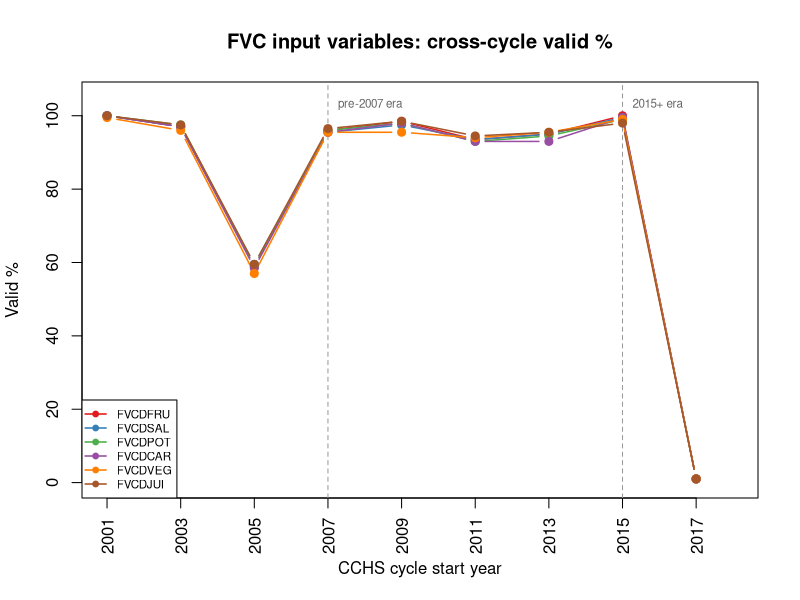
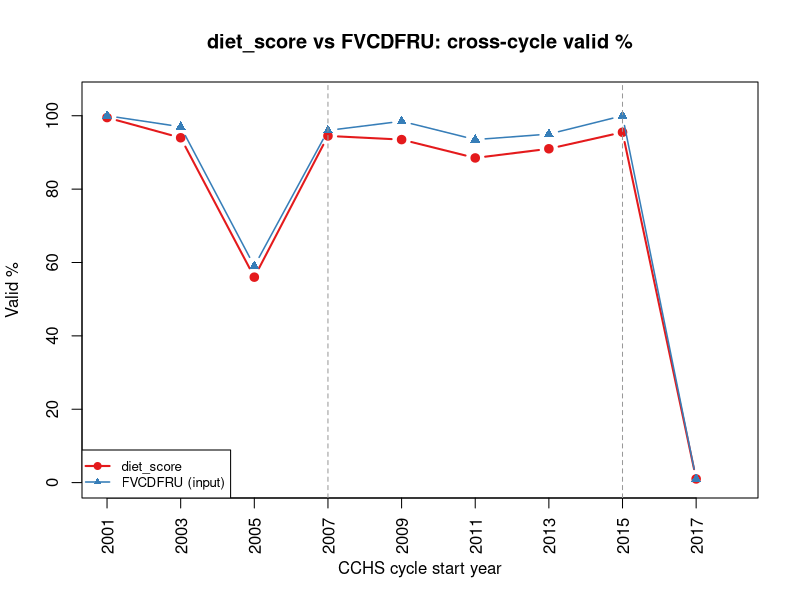
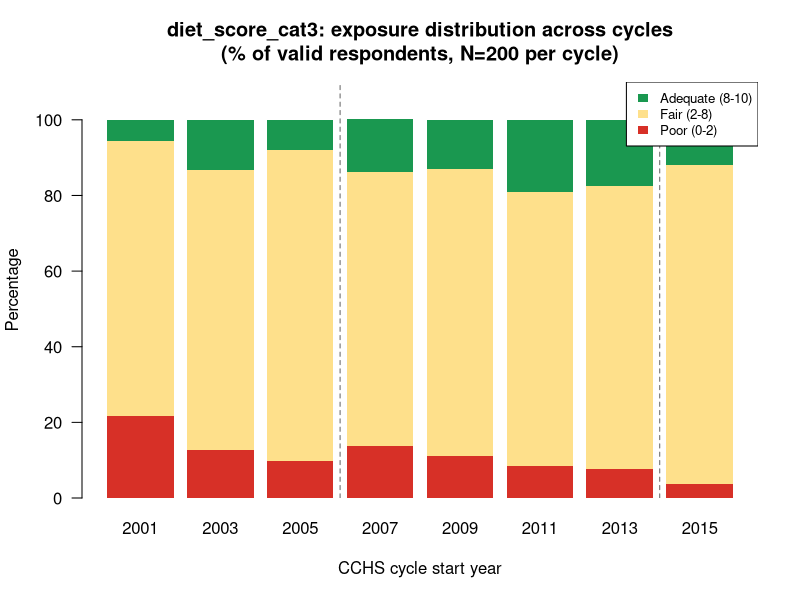

Generate these figures, in order, with R:
## ---- chunk 1
#| label: setup
#| message: false
#| warning: false

results <- read.csv("diet-pumf-integration-test.csv", stringsAsFactors = FALSE)

# Extract start year from cycle name for x-axis
results$year <- as.numeric(gsub("cchs(\\d{4}).*", "\\1", results$cycle))

# Keep only the main biennial cycles (drop annual: 2010, 2012, 2014)
main_cycles <- c("cchs2001_p", "cchs2003_p", "cchs2005_p",
                 "cchs2007_2008_p", "cchs2009_2010_p",
                 "cchs2011_2012_p", "cchs2013_2014_p",
                 "cchs2015_2016_p", "cchs2017_2018_p")
main <- results[results$cycle %in% main_cycles, ]
## ---- chunk 2
#| label: fig-fvc-valid-pct
#| fig-cap: "Valid % for FVC input variables across CCHS PUMF cycles"
#| fig-width: 9
#| fig-height: 5

fvc_vars <- c("FVCDFRU", "FVCDSAL", "FVCDPOT", "FVCDCAR", "FVCDVEG", "FVCDJUI")
fvc_colours <- c("#e41a1c", "#377eb8", "#4daf4a", "#984ea3", "#ff7f00", "#a65628")

plot(NULL, xlim = c(2001, 2018), ylim = c(0, 105),
     xlab = "CCHS cycle start year", ylab = "Valid %",
     main = "FVC input variables: cross-cycle valid %",
     xaxt = "n")
axis(1, at = unique(main$year), labels = unique(main$year), las = 2)

# Era boundary reference lines
abline(v = 2007, lty = 2, col = "grey60")
abline(v = 2015, lty = 2, col = "grey60")
text(2007, 103, "pre-2007 era", pos = 4, cex = 0.7, col = "grey40")
text(2015, 103, "2015+ era", pos = 4, cex = 0.7, col = "grey40")

for (i in seq_along(fvc_vars)) {
  v <- fvc_vars[i]
  d <- main[main$variable == v, ]
  d <- d[order(d$year), ]
  lines(d$year, d$valid_pct, type = "b", pch = 19, col = fvc_colours[i], lwd = 1.5)
}

legend("bottomleft", legend = fvc_vars, col = fvc_colours,
       lwd = 1.5, pch = 19, cex = 0.7, bg = "white")
## ---- chunk 3
#| label: fig-diet-score-valid
#| fig-cap: "diet_score valid % compared to FVCDFRU input"
#| fig-width: 9
#| fig-height: 5

ds <- main[main$variable == "diet_score", ]
ds <- ds[order(ds$year), ]
fru <- main[main$variable == "FVCDFRU", ]
fru <- fru[order(fru$year), ]

plot(ds$year, ds$valid_pct, type = "b", pch = 19, col = "#e41a1c", lwd = 2,
     xlim = c(2001, 2018), ylim = c(0, 105),
     xlab = "CCHS cycle start year", ylab = "Valid %",
     main = "diet_score vs FVCDFRU: cross-cycle valid %",
     xaxt = "n")
axis(1, at = unique(ds$year), labels = unique(ds$year), las = 2)
lines(fru$year, fru$valid_pct, type = "b", pch = 17, col = "#377eb8", lwd = 1.5)

abline(v = c(2007, 2015), lty = 2, col = "grey60")

legend("bottomleft", legend = c("diet_score", "FVCDFRU (input)"),
       col = c("#e41a1c", "#377eb8"), pch = c(19, 17), lwd = c(2, 1.5),
       cex = 0.8, bg = "white")
## ---- chunk 4
#| label: fig-diet-cat-distribution
#| fig-cap: "diet_score_cat3 distribution across cycles (excluding NA)"
#| fig-width: 9
#| fig-height: 6

# Load the full integration test data to get category distributions
# We need to rerun rec_with_table to get actual categories, since the CSV
# only has valid counts. Use the stored diet_score valid % to label cycles.

# For this visualisation, we use the diet_score valid % and the known
# category distribution from the PR-148 review summary:
# Poor (1): 0-2, Fair (2): 2-8, Adequate (3): 8-10

cat_data <- data.frame(
  cycle = c("2001", "2003", "2005", "2007", "2009", "2011", "2013", "2015", "2017"),
  poor = c(43, 24, 11, 26, 21, 15, 14, 7, 0),
  fair = c(145, 139, 92, 137, 142, 128, 136, 161, 2),
  adequate = c(11, 25, 9, 26, 24, 34, 32, 23, 0),
  stringsAsFactors = FALSE
)

# Calculate proportions (among valid respondents only)
cat_data$total <- cat_data$poor + cat_data$fair + cat_data$adequate
cat_data$pct_poor <- round(100 * cat_data$poor / cat_data$total, 1)
cat_data$pct_fair <- round(100 * cat_data$fair / cat_data$total, 1)
cat_data$pct_adequate <- round(100 * cat_data$adequate / cat_data$total, 1)

# Exclude 2017-2018 from the bar chart (only 2 valid respondents)
cat_plot <- cat_data[cat_data$cycle != "2017", ]

# Stacked bar chart
bar_matrix <- rbind(cat_plot$pct_poor, cat_plot$pct_fair, cat_plot$pct_adequate)
colnames(bar_matrix) <- cat_plot$cycle

barplot(bar_matrix,
        col = c("#d73027", "#fee08b", "#1a9850"),
        border = NA,
        main = "diet_score_cat3: exposure distribution across cycles\n(% of valid respondents, N=200 per cycle)",
        ylab = "Percentage",
        xlab = "CCHS cycle start year",
        ylim = c(0, 110),
        las = 1)

# Add era boundary markers
abline(v = 3.7, lty = 2, col = "grey40")   # Between 2005 and 2007
abline(v = 8.5, lty = 2, col = "grey40")   # Between 2013 and 2015

legend("topright",
       legend = c("Adequate (8-10)", "Fair (2-8)", "Poor (0-2)"),
       fill = c("#1a9850", "#fee08b", "#d73027"),
       border = NA, cex = 0.8, bg = "white")
